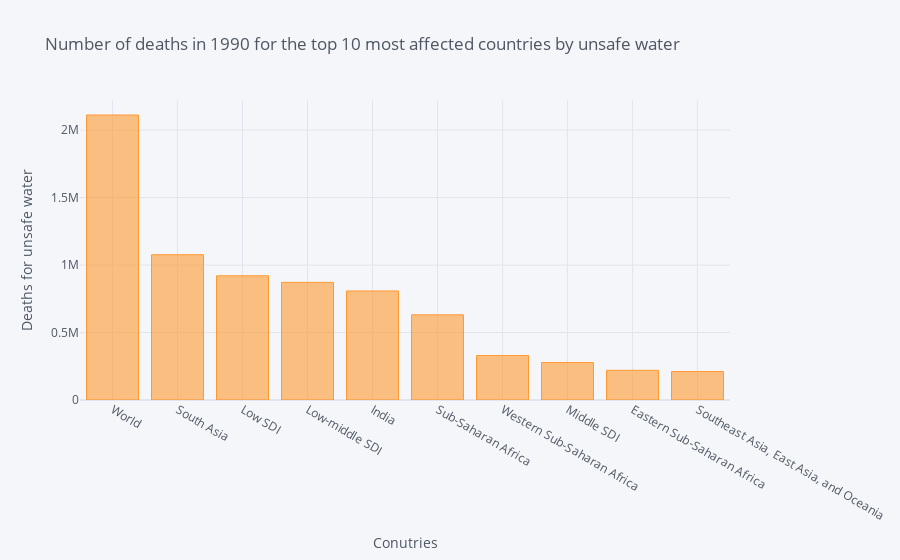

The notebook cell this image was saved under:
### Code cell
when_started=prep_df.sort_values(by='Deaths - Unsafe water source - Sex: Both - Age: All Ages (Number)', ascending=False).head(10)
when_started[['Entity','Deaths - Unsafe water source - Sex: Both - Age: All Ages (Number)']].\
set_index('Entity').iplot(kind='bar', xTitle='Conutries', yTitle='Deaths for unsafe water',
title='Number of deaths in 1990 for the top 10 most affected countries by unsafe water')

### Figure 1 — Plotly figure (JSON) as saved in the notebook; plotly's stock layout.template omitted (floating-point values rounded to 4 significant figures)
{"data": [{"marker": {"color": "rgba(255, 153, 51, 0.6)", "line": {"color": "rgba(255, 153, 51, 1.0)", "width": 1}}, "name": "Deaths - Unsafe water source - Sex: Both - Age: All Ages (Number)", "orientation": "v", "text": "", "type": "bar", "x": ["World", "South Asia", "Low SDI", "Low-middle SDI", "India", "Sub-Saharan Africa", "Western Sub-Saharan Africa", "Middle SDI", "Eastern Sub-Saharan Africa", "Southeast Asia, East Asia, and Oceania"], "y": [2112000.0, 1076000.0, 920400.0, 871400.0, 807700.0, 631000.0, 329200.0, 277600.0, 220100.0, 210800.0]}], "layout": {"legend": {"bgcolor": "#F5F6F9", "font": {"color": "#4D5663"}}, "paper_bgcolor": "#F5F6F9", "plot_bgcolor": "#F5F6F9", "title": {"font": {"color": "#4D5663"}, "text": "Number of deaths in 1990 for the top 10 most affected countries by unsafe water"}, "xaxis": {"gridcolor": "#E1E5ED", "showgrid": true, "tickfont": {"color": "#4D5663"}, "title": {"font": {"color": "#4D5663"}, "text": "Conutries"}, "zerolinecolor": "#E1E5ED"}, "yaxis": {"gridcolor": "#E1E5ED", "showgrid": true, "tickfont": {"color": "#4D5663"}, "title": {"font": {"color": "#4D5663"}, "text": "Deaths for unsafe water"}, "zerolinecolor": "#E1E5ED"}}}
